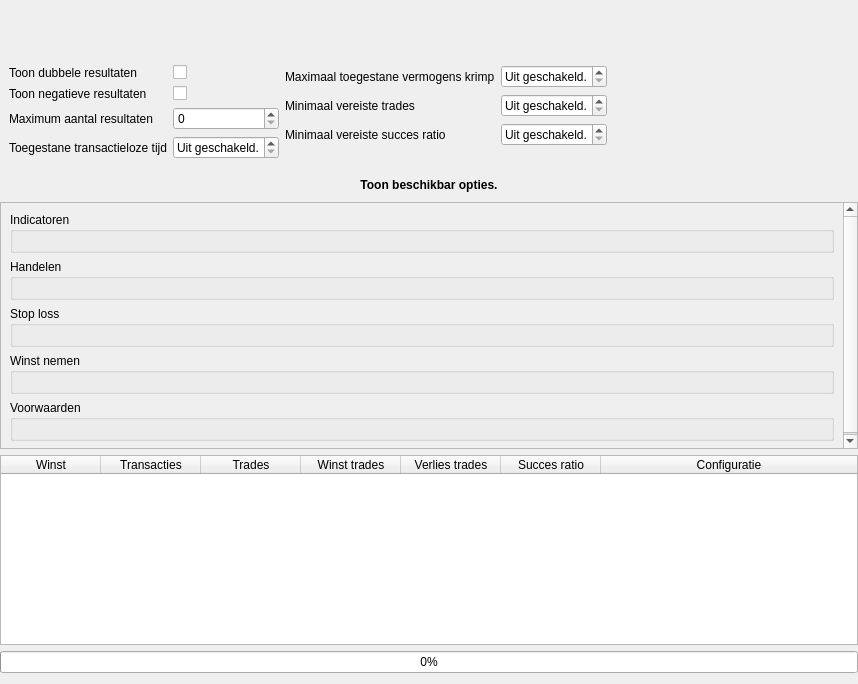
<?xml version="1.0" encoding="UTF-8"?>
<ui version="4.0">
 <class>AutoOptimizerUI</class>
 <widget class="QWidget" name="AutoOptimizerUI">
  <property name="geometry">
   <rect>
    <x>0</x>
    <y>0</y>
    <width>858</width>
    <height>684</height>
   </rect>
  </property>
  <property name="windowTitle">
   <string>Automatisch optimaliseren</string>
  </property>
  <layout class="QVBoxLayout" name="verticalLayout">
   <property name="leftMargin">
    <number>0</number>
   </property>
   <property name="topMargin">
    <number>0</number>
   </property>
   <property name="rightMargin">
    <number>0</number>
   </property>
   <item>
    <layout class="QHBoxLayout" name="horizontalLayout_2">
     <property name="spacing">
      <number>0</number>
     </property>
     <item>
      <widget class="QLabel" name="textLabel">
       <property name="sizePolicy">
        <sizepolicy hsizetype="Preferred" vsizetype="Fixed">
         <horstretch>0</horstretch>
         <verstretch>0</verstretch>
        </sizepolicy>
       </property>
       <property name="minimumSize">
        <size>
         <width>0</width>
         <height>50</height>
        </size>
       </property>
       <property name="maximumSize">
        <size>
         <width>16777215</width>
         <height>50</height>
        </size>
       </property>
       <property name="text">
        <string/>
       </property>
      </widget>
     </item>
     <item>
      <widget class="QLabel" name="iconLabel">
       <property name="sizePolicy">
        <sizepolicy hsizetype="Preferred" vsizetype="Fixed">
         <horstretch>0</horstretch>
         <verstretch>0</verstretch>
        </sizepolicy>
       </property>
       <property name="minimumSize">
        <size>
         <width>0</width>
         <height>50</height>
        </size>
       </property>
       <property name="maximumSize">
        <size>
         <width>16777215</width>
         <height>50</height>
        </size>
       </property>
       <property name="text">
        <string/>
       </property>
      </widget>
     </item>
     <item>
      <widget class="QLabel" name="spaceLabel">
       <property name="sizePolicy">
        <sizepolicy hsizetype="Preferred" vsizetype="Fixed">
         <horstretch>0</horstretch>
         <verstretch>0</verstretch>
        </sizepolicy>
       </property>
       <property name="minimumSize">
        <size>
         <width>0</width>
         <height>50</height>
        </size>
       </property>
       <property name="maximumSize">
        <size>
         <width>20</width>
         <height>50</height>
        </size>
       </property>
       <property name="text">
        <string/>
       </property>
      </widget>
     </item>
    </layout>
   </item>
   <item>
    <widget class="QWidget" name="resultOptionsWidget" native="true">
     <property name="sizePolicy">
      <sizepolicy hsizetype="MinimumExpanding" vsizetype="Preferred">
       <horstretch>0</horstretch>
       <verstretch>0</verstretch>
      </sizepolicy>
     </property>
     <layout class="QHBoxLayout" name="horizontalLayout">
      <item>
       <layout class="QFormLayout" name="formLayout_7">
        <property name="fieldGrowthPolicy">
         <enum>QFormLayout::AllNonFixedFieldsGrow</enum>
        </property>
        <property name="bottomMargin">
         <number>0</number>
        </property>
        <item row="0" column="0">
         <widget class="QLabel" name="showDoubleResultsLabel">
          <property name="text">
           <string>Toon dubbele resultaten</string>
          </property>
         </widget>
        </item>
        <item row="0" column="1">
         <widget class="QCheckBox" name="showDoubleResultsCheckBox"/>
        </item>
        <item row="1" column="0">
         <widget class="QLabel" name="showNegativeResultsLabel">
          <property name="text">
           <string>Toon negatieve resultaten</string>
          </property>
         </widget>
        </item>
        <item row="1" column="1">
         <widget class="QCheckBox" name="showNegativeResultsCheckBox"/>
        </item>
        <item row="2" column="0">
         <widget class="QLabel" name="maximumResultsLabel">
          <property name="text">
           <string>Maximum aantal resultaten</string>
          </property>
         </widget>
        </item>
        <item row="2" column="1">
         <widget class="QSpinBox" name="maximumResultsSpinBox">
          <property name="maximum">
           <number>1000</number>
          </property>
         </widget>
        </item>
        <item row="3" column="0">
         <widget class="QLabel" name="deadStrategyCutOffRateLabel">
          <property name="text">
           <string>Toegestane transactieloze tijd</string>
          </property>
         </widget>
        </item>
        <item row="3" column="1">
         <widget class="QDoubleSpinBox" name="deadStrategyCutOffRateDoubleSpinBox">
          <property name="specialValueText">
           <string>Uit geschakeld.</string>
          </property>
          <property name="suffix">
           <string> %</string>
          </property>
          <property name="maximum">
           <double>100.000000000000000</double>
          </property>
         </widget>
        </item>
       </layout>
      </item>
      <item>
       <layout class="QFormLayout" name="formLayout_6">
        <property name="fieldGrowthPolicy">
         <enum>QFormLayout::AllNonFixedFieldsGrow</enum>
        </property>
        <item row="0" column="0">
         <widget class="QLabel" name="maximumAllowedCapitalLossLabel">
          <property name="text">
           <string>Maximaal toegestane vermogens krimp</string>
          </property>
         </widget>
        </item>
        <item row="0" column="1">
         <widget class="QDoubleSpinBox" name="maximumAllowedCapitalLossDoubleSpinBox">
          <property name="specialValueText">
           <string>Uit geschakeld.</string>
          </property>
          <property name="suffix">
           <string> %</string>
          </property>
          <property name="maximum">
           <double>100.000000000000000</double>
          </property>
          <property name="singleStep">
           <double>0.100000000000000</double>
          </property>
         </widget>
        </item>
        <item row="1" column="0">
         <widget class="QLabel" name="minimumRequieredTradesLabel">
          <property name="text">
           <string>Minimaal vereiste trades</string>
          </property>
         </widget>
        </item>
        <item row="1" column="1">
         <widget class="QSpinBox" name="minimumRequieredTradesSpinBox">
          <property name="specialValueText">
           <string>Uit geschakeld.</string>
          </property>
          <property name="maximum">
           <number>999999999</number>
          </property>
         </widget>
        </item>
        <item row="2" column="0">
         <widget class="QLabel" name="minimumRequieredSuccessRateLabel">
          <property name="text">
           <string>Minimaal vereiste succes ratio</string>
          </property>
         </widget>
        </item>
        <item row="2" column="1">
         <widget class="QDoubleSpinBox" name="minimumRequieredSuccessRateDoubleSpinBox">
          <property name="specialValueText">
           <string>Uit geschakeld.</string>
          </property>
          <property name="suffix">
           <string> %</string>
          </property>
          <property name="maximum">
           <double>100.000000000000000</double>
          </property>
         </widget>
        </item>
       </layout>
      </item>
      <item>
       <spacer name="horizontalSpacer">
        <property name="orientation">
         <enum>Qt::Horizontal</enum>
        </property>
        <property name="sizeHint" stdset="0">
         <size>
          <width>211</width>
          <height>20</height>
         </size>
        </property>
       </spacer>
      </item>
     </layout>
    </widget>
   </item>
   <item>
    <widget class="QPushButton" name="showOptionsPushButton">
     <property name="styleSheet">
      <string notr="true">font: bold;</string>
     </property>
     <property name="text">
      <string>Toon beschikbar opties.</string>
     </property>
     <property name="checkable">
      <bool>true</bool>
     </property>
     <property name="flat">
      <bool>true</bool>
     </property>
    </widget>
   </item>
   <item>
    <widget class="QScrollArea" name="optionsScrollArea">
     <property name="widgetResizable">
      <bool>true</bool>
     </property>
     <widget class="QWidget" name="optionsScrollAreaWidgetContents">
      <property name="geometry">
       <rect>
        <x>0</x>
        <y>0</y>
        <width>852</width>
        <height>222</height>
       </rect>
      </property>
      <layout class="QVBoxLayout" name="verticalLayout_8">
       <item>
        <widget class="QGroupBox" name="indicatorGroupBox">
         <property name="title">
          <string>Indicatoren</string>
         </property>
         <layout class="QFormLayout" name="formLayout">
          <property name="fieldGrowthPolicy">
           <enum>QFormLayout::ExpandingFieldsGrow</enum>
          </property>
          <property name="labelAlignment">
           <set>Qt::AlignLeading|Qt::AlignLeft|Qt::AlignVCenter</set>
          </property>
         </layout>
        </widget>
       </item>
       <item>
        <widget class="QGroupBox" name="tradeGroupBox">
         <property name="title">
          <string>Handelen</string>
         </property>
         <layout class="QFormLayout" name="formLayout_5">
          <property name="fieldGrowthPolicy">
           <enum>QFormLayout::ExpandingFieldsGrow</enum>
          </property>
          <property name="labelAlignment">
           <set>Qt::AlignLeading|Qt::AlignLeft|Qt::AlignVCenter</set>
          </property>
         </layout>
        </widget>
       </item>
       <item>
        <widget class="QGroupBox" name="stopLossGroupBox">
         <property name="title">
          <string>Stop loss</string>
         </property>
         <layout class="QFormLayout" name="formLayout_3">
          <property name="fieldGrowthPolicy">
           <enum>QFormLayout::ExpandingFieldsGrow</enum>
          </property>
          <property name="labelAlignment">
           <set>Qt::AlignLeading|Qt::AlignLeft|Qt::AlignVCenter</set>
          </property>
         </layout>
        </widget>
       </item>
       <item>
        <widget class="QGroupBox" name="takeProfitGroupBox">
         <property name="title">
          <string>Winst nemen</string>
         </property>
         <layout class="QFormLayout" name="formLayout_4">
          <property name="fieldGrowthPolicy">
           <enum>QFormLayout::ExpandingFieldsGrow</enum>
          </property>
          <property name="labelAlignment">
           <set>Qt::AlignLeading|Qt::AlignLeft|Qt::AlignVCenter</set>
          </property>
         </layout>
        </widget>
       </item>
       <item>
        <widget class="QGroupBox" name="rulesGroupBox">
         <property name="title">
          <string>Voorwaarden</string>
         </property>
         <layout class="QFormLayout" name="formLayout_2"/>
        </widget>
       </item>
      </layout>
     </widget>
    </widget>
   </item>
   <item>
    <widget class="QTableWidget" name="resultsTableWidget">
     <property name="alternatingRowColors">
      <bool>true</bool>
     </property>
     <attribute name="horizontalHeaderStretchLastSection">
      <bool>true</bool>
     </attribute>
     <attribute name="verticalHeaderVisible">
      <bool>true</bool>
     </attribute>
     <column>
      <property name="text">
       <string>Winst</string>
      </property>
     </column>
     <column>
      <property name="text">
       <string>Transacties</string>
      </property>
     </column>
     <column>
      <property name="text">
       <string>Trades</string>
      </property>
     </column>
     <column>
      <property name="text">
       <string>Winst trades</string>
      </property>
     </column>
     <column>
      <property name="text">
       <string>Verlies trades</string>
      </property>
     </column>
     <column>
      <property name="text">
       <string>Succes ratio</string>
      </property>
     </column>
     <column>
      <property name="text">
       <string>Configuratie</string>
      </property>
     </column>
    </widget>
   </item>
   <item>
    <widget class="QProgressBar" name="progressBar">
     <property name="value">
      <number>0</number>
     </property>
    </widget>
   </item>
  </layout>
 </widget>
 <resources/>
 <connections/>
</ui>
